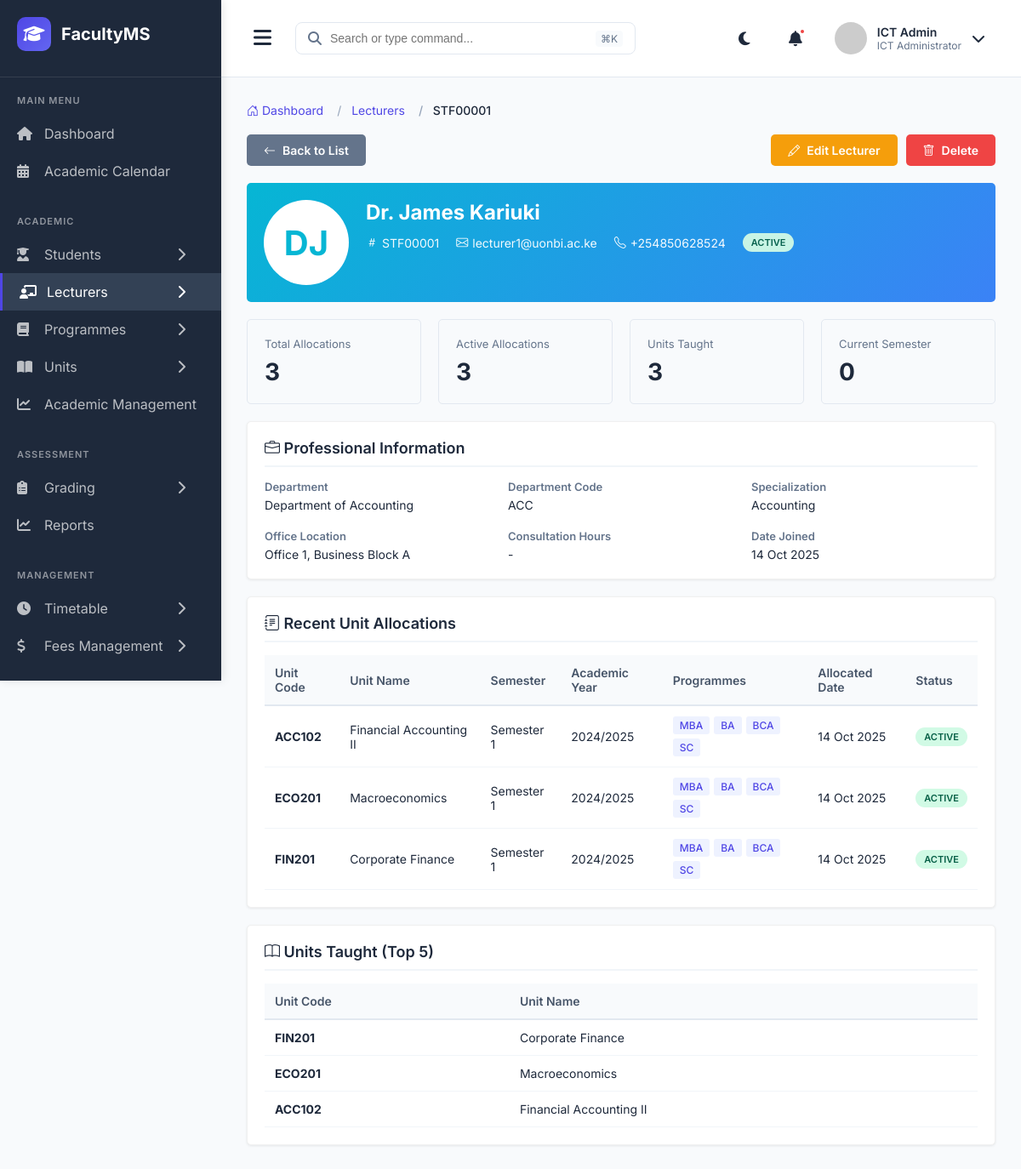
Before: /admin-lecturers/STF00001/ (signed in) with the older database file.
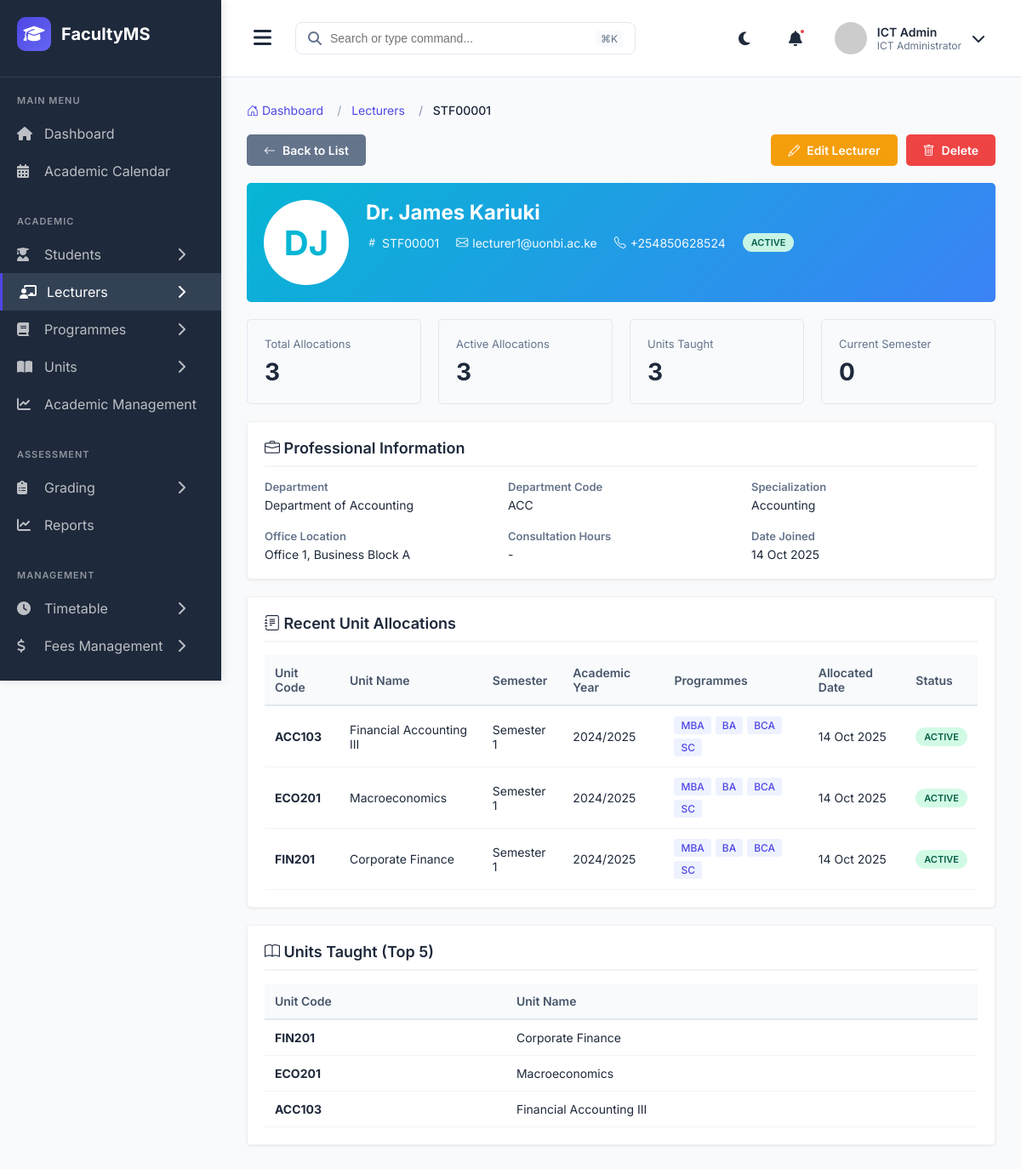
After: the same page with the newer database file.
### main_application/models.py (models this page shows, shortened)
class UnitAllocation(models.Model):
    unit = models.ForeignKey(Unit, on_delete=models.CASCADE, related_name='allocations')
    lecturer = models.ForeignKey(Lecturer, on_delete=models.CASCADE, related_name='unit_allocations')
    semester = models.ForeignKey(Semester, on_delete=models.CASCADE, related_name='unit_allocations')
    programmes = models.ManyToManyField(Programme, related_name='unit_allocations')  # Which programmes this allocation covers
    is_active = models.BooleanField(default=True)
    allocated_date = models.DateTimeField(auto_now_add=True)
    class Meta:
        db_table = 'unit_allocations'
        unique_together = ('unit', 'lecturer', 'semester')
        ordering = ['-allocated_date']

class Unit(models.Model):
    code = models.CharField(max_length=20, unique=True)
    name = models.CharField(max_length=200)
    description = models.TextField(blank=True)
    credit_hours = models.IntegerField(default=3)
    department = models.ForeignKey(Department, on_delete=models.CASCADE, related_name='units')
    is_core = models.BooleanField(default=True)  # Core or Elective
    prerequisites = models.ManyToManyField('self', symmetrical=False, blank=True, related_name='required_for')
    created_at = models.DateTimeField(auto_now_add=True)
    class Meta:
        db_table = 'units'
        ordering = ['code']

class Semester(models.Model):
    SEMESTER_CHOICES = (
        (1, 'Semester 1'),
        (2, 'Semester 2'),
        (3, 'Semester 3'),
    )
    academic_year = models.ForeignKey(AcademicYear, on_delete=models.CASCADE, related_name='semesters')
    semester_number = models.IntegerField(choices=SEMESTER_CHOICES)
    start_date = models.DateField()
    end_date = models.DateField()
    is_current = models.BooleanField(default=False)
    registration_deadline = models.DateField()
    class Meta:
        db_table = 'semesters'
        unique_together = ('academic_year', 'semester_number')
        ordering = ['-academic_year', 'semester_number']

class AcademicYear(models.Model):
    year_code = models.CharField(max_length=20, unique=True)  # e.g., "2024/2025"
    start_date = models.DateField()
    end_date = models.DateField()
    is_current = models.BooleanField(default=False)
    created_at = models.DateTimeField(auto_now_add=True)
    class Meta:
        db_table = 'academic_years'
        ordering = ['-start_date']

### main_application/views.py (the view)
# urls.py: path('admin-lecturers/<str:staff_number>/', views.lecturer_detail, name='lecturer_detail'),
@login_required
@user_passes_test(is_admin)
def lecturer_detail(request, staff_number):
    lecturer = get_object_or_404(
        Lecturer.objects.select_related(
            'user', 'department'
        ),
        staff_number=staff_number
    )
    allocations = UnitAllocation.objects.filter(
        lecturer=lecturer,
        is_active=True
    ).select_related(
        'unit', 'semester', 'semester__academic_year'
    ).prefetch_related('programmes').order_by('-semester__start_date')
    all_allocations = UnitAllocation.objects.filter(
        lecturer=lecturer
    ).select_related(
        'unit', 'semester', 'semester__academic_year'
    ).order_by('-allocated_date')
    total_allocations = all_allocations.count()
    active_allocations = allocations.count()
    units_taught = all_allocations.values('unit__code', 'unit__name').distinct()
    total_units = units_taught.count()
    current_allocations = allocations.filter(semester__is_current=True)
    context = {
        'lecturer': lecturer,
        'allocations': allocations[:10],  # Last 10 allocations
        'current_allocations': current_allocations,
        'total_allocations': total_allocations,
        'active_allocations': active_allocations,
        'total_units': total_units,
        'units_taught': units_taught[:5],  # Top 5 units
    }
    return render(request, 'admin/lecturer_detail.html', context)

### main_application/views.py (called while the page is built)
def is_admin(user):
    return user.is_authenticated and user.user_type in ['ICT_ADMIN', 'DEAN', 'COD']

### templates/admin/lecturer_detail.html (shortened to what the changed rows need)
{% extends 'admin_base.html' %}
{% load static %}
{% block extra_css %}
<link rel="stylesheet" href="https://cdn.jsdelivr.net/npm/bootstrap-icons@1.10.0/font/bootstrap-icons.css">
<link rel='stylesheet' href='{% static 'css/lecturer_detail.css' %}'>
{% endblock %}
{% block content %}
<div class="lecturer-header">
    <div class="lecturer-info">
        <h2>{{ lecturer.user.get_full_name }}</h2>
    </div>
</div>
<div class="section-container">
    {% if allocations %}
    <div class="table-container">
        <table>
            <thead>
                <tr>
                    <th>Unit Code</th>
                    <th>Unit Name</th>
                    <th>Semester</th>
                    <th>Academic Year</th>
                    <th>Programmes</th>
                    <th>Allocated Date</th>
                    <th>Status</th>
                </tr>
            </thead>
            <tbody>
                {% for allocation in allocations %}
                <tr>
                    <td><strong>{{ allocation.unit.code }}</strong></td>
                    <td>{{ allocation.unit.name }}</td>
                    <td>Semester {{ allocation.semester.semester_number }}</td>
                    <td>{{ allocation.semester.academic_year.year_code }}</td>
                    <td>
                        <div class="programme-tags">
                            {% for prog in allocation.programmes.all %}
                            <span class="programme-tag">{{ prog.code }}</span>
                            {% endfor %}
                        </div>
                    </td>
                    <td>{{ allocation.allocated_date|date:"d M Y" }}</td>
                    <td>
                        {% if allocation.is_active %}
                        <span class="badge badge-success">Active</span>
                        {% else %}
                        <span class="badge badge-danger">Inactive</span>
                        {% endif %}
                    </td>
                </tr>
                {% endfor %}
            </tbody>
        </table>
    </div>
    {% else %}
    <p style="color: #64748B; text-align: center; padding: 20px;">No allocations found.</p>
    {% endif %}
</div>
{% if units_taught %}
<div class="section-container">
    <div class="table-container">
        <table>
            <thead>
                <tr>
                    <th>Unit Code</th>
                    <th>Unit Name</th>
                </tr>
            </thead>
            <tbody>
                {% for unit in units_taught %}
                <tr>
                    <td><strong>{{ unit.unit__code }}</strong></td>
                    <td>{{ unit.unit__name }}</td>
                </tr>
                {% endfor %}
            </tbody>
        </table>
    </div>
</div>
{% endif %}
{% endblock %}

Changed rows visible on the page:
changed through a linked row, UnitAllocation: unit.code "ACC102" → "ACC103"; unit.name "Financial Accounting II" → "Financial Accounting III"
changed Unit: unit__code "ACC102" → "ACC103"; unit__name "Financial Accounting II" → "Financial Accounting III"
